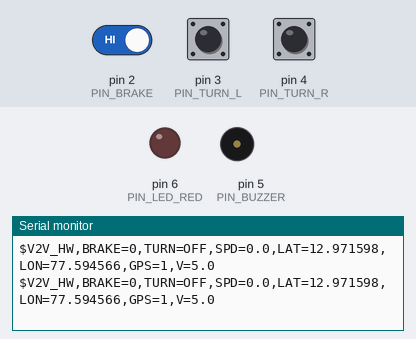
Simulated run of this sketch. Board: Arduino Uno, built with avr-gcc and run on an emulated ATmega328P. Shown: output pins drawn as LEDs (lit = HIGH), buzzer (waves = sounding, pin HIGH), the last lines printed to the serial monitor. The test bench sets the inputs (shaded band); at power-on: pin 3 (PIN_TURN_L) HIGH, pin 4 (PIN_TURN_R) HIGH, pin 2 (PIN_BRAKE) HIGH.

Above: at 1.2 s.
1.3 s: pin 3 (PIN_TURN_L) pulled LOW for 0.15 s
At 1.63 s:
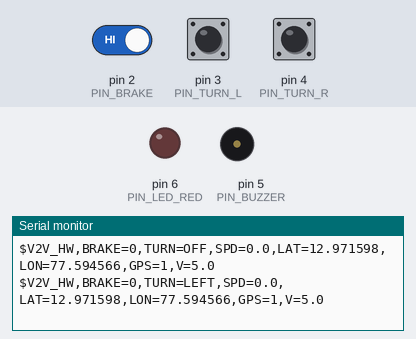
4.4 s: pin 4 (PIN_TURN_R) pulled LOW for 0.15 s
At 4.63 s:
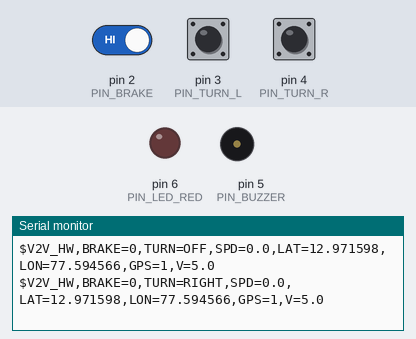
6.0 s: pin 2 (PIN_BRAKE) driven LOW and pin 3 (PIN_TURN_L) driven LOW
At 6.23 s:
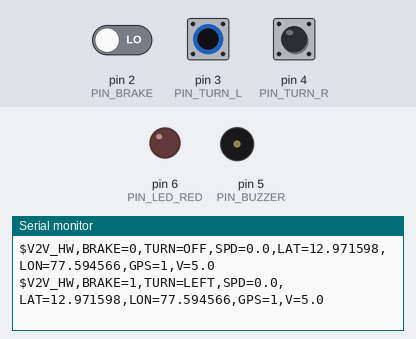
9.0 s: pin 4 (PIN_TURN_R) pulled LOW for 1 s
At 9.24 s:
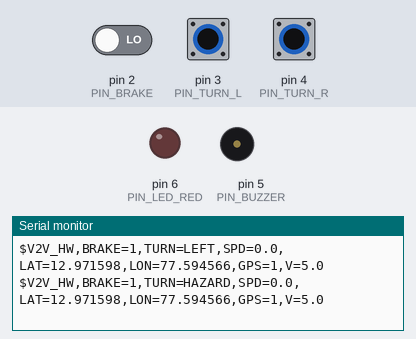
11.5 s: pin 3 (PIN_TURN_L) driven HIGH
At 11.83 s:
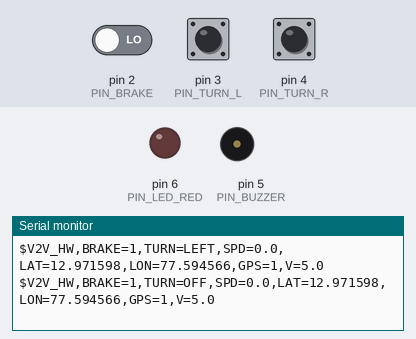
14.5 s: pin 3 (PIN_TURN_L) driven LOW
At 14.83 s:
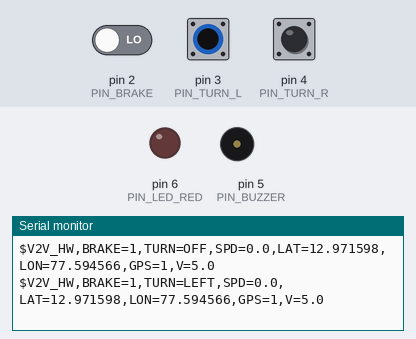

Measured:
- after the input at 1.3 s, the serial monitor: prints a new line after 0.18 s (image 1)
- after the input at 4.4 s, the serial monitor: prints a new line after 0.08 s (image 2)
- after the input at 6.0 s, the serial monitor: prints a new line after 0.08 s (image 3)
- after the input at 9.0 s, the serial monitor: prints a new line after 0.08 s (image 4)
- after the input at 11.5 s, the serial monitor: prints a new line after 0.18 s (image 5)
- after the input at 14.5 s, the serial monitor: prints a new line after 0.18 s (image 6)

The sketch:

arduino_uno_hc05_node.ino
```cpp
/*
 * Smart V2V Communication System - Arduino Uno / Nano + HC-05 Firmware
 *
 * Hardware Wiring:
 * HC-05 Bluetooth:
 *   - VCC -> 5V
 *   - GND -> GND
 *   - TXD -> Arduino Pin 10 (Soft RX)
 *   - RXD -> Arduino Pin 11 (Soft TX via voltage divider: 1k + 2k ohm)
 *
 * Sensors & Indicators:
 *   - Push Button (Brake Sensor): Pin 2 (to GND, internal pull-up)
 *   - Toggle Switch (Left Turn):  Pin 3 (to GND, internal pull-up)
 *   - Toggle Switch (Right Turn): Pin 4 (to GND, internal pull-up)
 *   - Active 5V Piezo Buzzer:     Pin 5 (+ to Pin 5, - to GND)
 *   - Red Emergency LED:          Pin 6 (with 220 ohm resistor to GND)
 *   - NEO-6M GPS (Optional):      Pin 8 (RX), Pin 9 (TX)
 */

#include <SoftwareSerial.h>

SoftwareSerial hc05(10, 11); // RX, TX

const int PIN_BRAKE = 2;
const int PIN_TURN_L = 3;
const int PIN_TURN_R = 4;
const int PIN_BUZZER = 5;
const int PIN_LED_RED = 6;

bool brakeActive = false;
String turnSignal = "OFF";
bool buzzerOn = false;
unsigned long lastSend = 0;

void setup() {
  Serial.begin(9600);
  hc05.begin(9600); // Standard HC-05 default baud rate

  pinMode(PIN_BRAKE, INPUT_PULLUP);
  pinMode(PIN_TURN_L, INPUT_PULLUP);
  pinMode(PIN_TURN_R, INPUT_PULLUP);

  pinMode(PIN_BUZZER, OUTPUT);
  pinMode(PIN_LED_RED, OUTPUT);

  digitalWrite(PIN_BUZZER, LOW);
  digitalWrite(PIN_LED_RED, LOW);

  Serial.println(F("Arduino Uno V2V Hardware Ready. Pair HC-05 (PIN 1234)."));
}

void loop() {
  // Read inputs
  brakeActive = (digitalRead(PIN_BRAKE) == LOW);
  bool lSw = (digitalRead(PIN_TURN_L) == LOW);
  bool rSw = (digitalRead(PIN_TURN_R) == LOW);

  if (lSw && rSw) turnSignal = "HAZARD";
  else if (lSw) turnSignal = "LEFT";
  else if (rSw) turnSignal = "RIGHT";
  else turnSignal = "OFF";

  // Check incoming commands from Android (#ALERT,BUZZER=ON...)
  if (hc05.available()) {
    String cmd = hc05.readStringUntil('\n');
    cmd.trim();
    if (cmd.startsWith("#ALERT")) {
      buzzerOn = (cmd.indexOf("BUZZER=ON") >= 0);
    }
  }

  // Actuate buzzer and red alert LED
  if (buzzerOn) {
    if ((millis() / 150) % 2 == 0) {
      digitalWrite(PIN_BUZZER, HIGH);
      digitalWrite(PIN_LED_RED, HIGH);
    } else {
      digitalWrite(PIN_BUZZER, LOW);
      digitalWrite(PIN_LED_RED, LOW);
    }
  } else {
    digitalWrite(PIN_BUZZER, LOW);
    digitalWrite(PIN_LED_RED, LOW);
  }

  // Send telemetry packet every 200ms
  if (millis() - lastSend >= 200) {
    lastSend = millis();
    String pkt = "$V2V_HW,BRAKE=" + String(brakeActive ? "1" : "0") +
                 ",TURN=" + turnSignal +
                 ",SPD=0.0,LAT=12.971598,LON=77.594566,GPS=1,V=5.0\n";
    hc05.print(pkt);
    Serial.print(pkt);
  }
}
```
